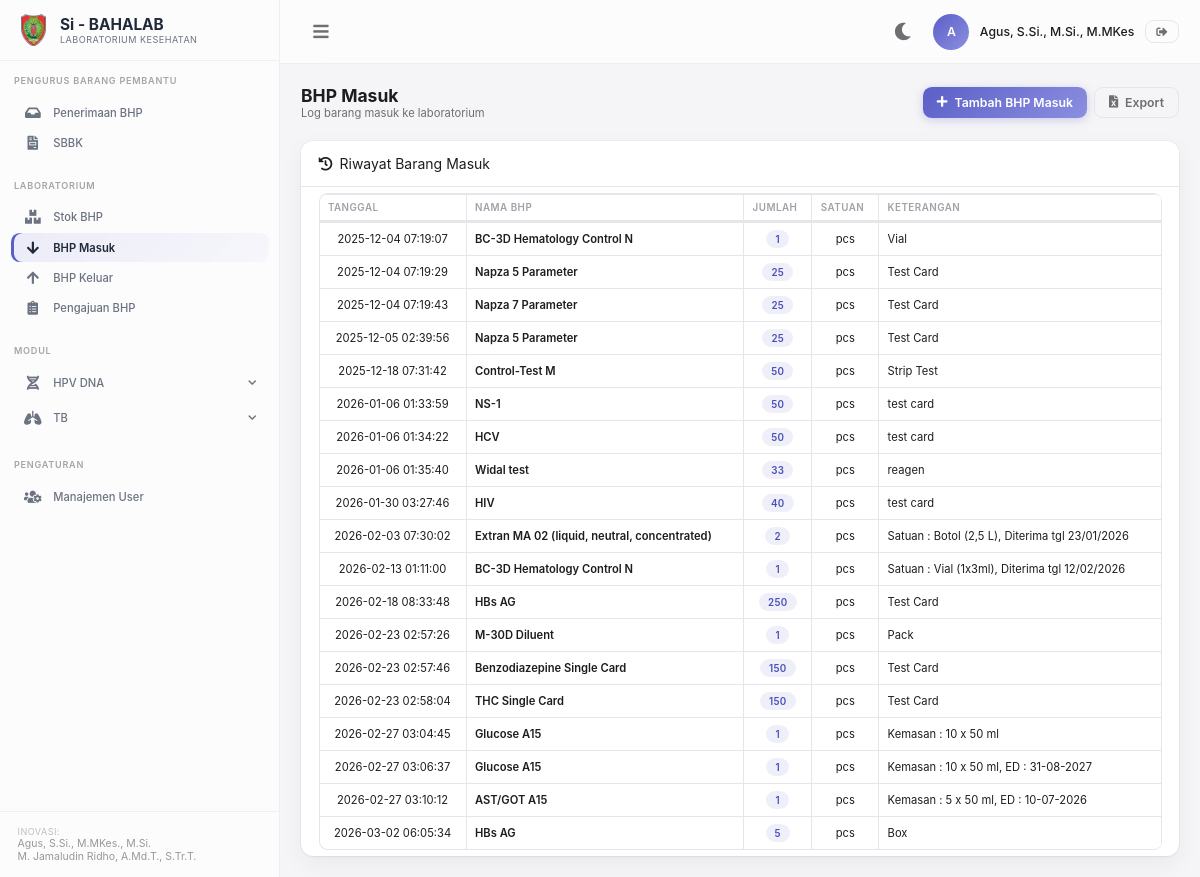
Page /bhp-masuk.php (signed in) on the committed database.
### tables this page shows
CREATE TABLE `sib_bhp_masuk` (
  `id` int NOT NULL AUTO_INCREMENT,
  `id_bhp` int NOT NULL,
  `tanggal` timestamp NOT NULL DEFAULT CURRENT_TIMESTAMP,
  `keterangan` varchar(50) NOT NULL,
  `qty` int NOT NULL,
  PRIMARY KEY (`id`)
);

CREATE TABLE `sib_bhp` (
  `id` int NOT NULL AUTO_INCREMENT,
  `nama_barang` varchar(50) NOT NULL,
  `deskripsi` varchar(50) NOT NULL,
  `stok` int NOT NULL,
  `satuan` varchar(50) DEFAULT 'pcs',
  `lab` varchar(50) NOT NULL,
  PRIMARY KEY (`id`)
);

### bhp-masuk.php (the view, shortened to what this page needs)
<?php
require 'config.php';
?>
<div class="page-header">
    <div>
        <h1>BHP Masuk</h1>
        <p class="page-subtitle">Log barang masuk ke laboratorium</p>
    </div>
    <div class="d-flex gap-2">
        <button type="button" class="btn btn-primary" data-toggle="modal" data-target="#myModal">
            <i class="fas fa-plus"></i> Tambah BHP Masuk
        </button>
        <a href="export-masuk.php" class="btn btn-outline">
            <i class="fas fa-file-excel"></i> Export
        </a>
    </div>
</div>
<div class="data-table-wrapper">
    <div class="table-header">
        <span><i class="fas fa-history mr-2"></i>Riwayat Barang Masuk</span>
    </div>
    <div class="table-body">
        <div class="table-responsive">
            <table class="table table-bordered" id="dataTable" width="100%" cellspacing="0">
                <thead>
                    <tr>
                        <th class="text-center">Tanggal</th>
                        <th>Nama BHP</th>
                        <th class="text-center">Jumlah</th>
                        <th class="text-center">Satuan</th>
                        <th>Keterangan</th>
                    </tr>
                </thead>
                <tbody>
                    <?php
                    $ambilsemuadatastock = mysqli_query($conn, "SELECT m.tanggal, s.nama_barang, s.satuan, m.qty, m.keterangan FROM sib_bhp_masuk m JOIN sib_bhp s ON s.id = m.id_bhp");
                    while ($data = mysqli_fetch_array($ambilsemuadatastock)) {
                    ?>
                    <tr>
                        <td class="text-center"><?= htmlspecialchars($data['tanggal']); ?></td>
                        <td class="fw-600"><?= htmlspecialchars($data['nama_barang']); ?></td>
                        <td class="text-center"><span class="badge badge-primary"><?= $data['qty']; ?></span></td>
                        <td class="text-center"><?= htmlspecialchars($data['satuan']); ?></td>
                        <td><?= htmlspecialchars($data['keterangan']); ?></td>
                    </tr>
                    <?php } ?>
                </tbody>
            </table>
        </div>
    </div>
</div>
<?php
require 'layout.php';
?>

### css/trendy.css (style rules this page uses)
:root { --primary: #5B5FC7; --primary-dark: #4A4FB8; --primary-light: #8B8FE0; --primary-gradient: linear-gradient(135deg, #5B5FC7 0%, #8B8FE0 100%); --sidebar-bg: rgba(255,255,255,0.65); --sidebar-blur: 24px; --sidebar-border: rgba(0,0,0,0.05); --sidebar-hover: rgba(91, 95, 199, 0.08); --sidebar-active: linear-gradient(135deg, rgba(91, 95, 199, 0.1) 0%, rgba(139, 143, 224, 0.05) 100%); --sidebar-text: #6B7280; --sidebar-text-active: #1F2937; --sidebar-brand-border: rgba(0,0,0,0.05); --sidebar-section: rgba(0,0,0,0.35); --sidebar-footer-border: rgba(0,0,0,0.05); --sidebar-footer-text: rgba(0,0,0,0.4); --header-bg: rgba(255,255,255,0.72); --header-blur: 20px; --header-border: rgba(0,0,0,0.06); --body-bg: #f5f5f7; --card-bg: #fff; --card-shadow: 0 0 0 1px rgba(0,0,0,0.03), 0 1px 2px rgba(0,0,0,0.04), 0 8px 24px rgba(0,0,0,0.05); --card-hover-shadow: 0 0 0 1px rgba(0,0,0,0.04), 0 4px 12px rgba(0,0,0,0.06), 0 16px 40px rgba(0,0,0,0.1); --text-primary: #1D1D1F; --text-secondary: #6E6E73; --text-muted: #A1A1A6; --border-color: #E5E5EA; --input-bg: #fff; --table-stripe: #FAFAFA; --success: #34C759; --warning: #FF9500; --danger: #FF3B30; --info: #0A84FF; --sidebar-width: 280px; --header-height: 64px; --radius: 0.875rem; --radius-sm: 0.625rem; --radius-lg: 1.25rem; --font: -apple-system, BlinkMacSystemFont, 'SF Pro Display', 'Segoe UI', Roboto, 'Helvetica Neue', Arial, sans-serif; }
*, *::before, *::after { box-sizing: border-box; margin: 0; padding: 0; }
html { font-size: 14px; scroll-behavior: smooth; }
body { font-family: var(--font); background: var(--body-bg); color: var(--text-primary); min-height: 100vh; overflow-x: hidden; transition: background 0.3s ease, color 0.3s ease; }
a { text-decoration: none; color: var(--primary); transition: color 0.2s ease; }
.page-header { display: flex; align-items: center; justify-content: space-between; flex-wrap: wrap; gap: 1rem; margin-bottom: 1.5rem; }
.page-header h1 { font-size: 1.25rem; font-weight: 700; color: var(--text-primary); margin: 0; }
.page-header .page-subtitle { font-size: 0.8rem; color: var(--text-secondary); margin: 0; }
.btn { display: inline-flex; align-items: center; justify-content: center; gap: 0.5rem; padding: 0.5rem 1rem; font-size: 0.875rem; font-weight: 600; border-radius: var(--radius-sm); border: none; cursor: pointer; transition: all 0.2s ease; font-family: var(--font); text-decoration: none; white-space: nowrap; }
.btn-primary { background: var(--primary-gradient); color: #fff; box-shadow: 0 2px 10px rgba(91,95,199,0.28); }
.btn-outline { background: transparent; border: 1.5px solid var(--border-color); color: var(--text-secondary); }
.table-responsive { overflow-x: auto; -webkit-overflow-scrolling: touch; }
.data-table-wrapper .table-responsive { padding: 0 1.25rem; }
.table { width: 100%; border-collapse: collapse; font-size: 0.8rem; }
.table thead th { padding: 0.5rem 0.6rem; font-size: 0.7rem; font-weight: 600; text-transform: uppercase; letter-spacing: 0.05em; color: var(--text-muted); border-bottom: 2px solid var(--border-color); text-align: left; white-space: nowrap; }
.table tbody td { padding: 0.5rem 0.6rem; border-bottom: 1px solid var(--border-color); vertical-align: middle; }
.table tbody tr:last-child td { border-bottom: none; }
.table-bordered { border: 1px solid var(--border-color); border-radius: var(--radius-sm); overflow: hidden; }
.table-bordered th, .table-bordered td { border: 1px solid var(--border-color); }
.badge { display: inline-flex; align-items: center; gap: 0.35rem; padding: 0.25rem 0.65rem; font-size: 0.7rem; font-weight: 600; border-radius: 999px; text-transform: uppercase; letter-spacing: 0.03em; }
.badge-primary { background: rgba(91,95,199,0.1); color: var(--primary-dark); }
.data-table-wrapper { background: var(--card-bg); border-radius: var(--radius); box-shadow: var(--card-shadow); overflow: hidden; transition: background 0.3s ease; }
.data-table-wrapper .table-header { padding: 1rem 1.25rem; border-bottom: 1px solid var(--border-color); display: flex; align-items: center; justify-content: space-between; flex-wrap: wrap; gap: 0.75rem; }
.data-table-wrapper .table-body { padding: 0; }
.d-flex { display: flex; }
.gap-2 { gap: 0.5rem; }
.text-center { text-align: center; }
.fw-600 { font-weight: 600; }
.mr-2 { margin-right: 0.5rem; }
body, .btn, .form-control, .table, .badge, .modal-header, .modal-body, .dataTables_wrapper, .dataTables_wrapper * { font-family: var(--font) !important; }

### rows in the picture
sib_bhp_masuk: tanggal "2025-12-04 07:19:07", sib_bhp.nama_barang "BC-3D Hematology Control N", qty "1", sib_bhp.satuan "pcs", keterangan "Vial"
sib_bhp_masuk: tanggal "2025-12-04 07:19:29", sib_bhp.nama_barang "Napza 5 Parameter", qty "25", sib_bhp.satuan "pcs", keterangan "Test Card"
sib_bhp_masuk: tanggal "2025-12-04 07:19:43", sib_bhp.nama_barang "Napza 7 Parameter", qty "25", sib_bhp.satuan "pcs", keterangan "Test Card"
sib_bhp_masuk: tanggal "2025-12-05 02:39:56", sib_bhp.nama_barang "Napza 5 Parameter", qty "25", sib_bhp.satuan "pcs", keterangan "Test Card"
sib_bhp_masuk: tanggal "2025-12-18 07:31:42", sib_bhp.nama_barang "Control-Test M", qty "50", sib_bhp.satuan "pcs", keterangan "Strip Test"
sib_bhp_masuk: tanggal "2026-01-06 01:33:59", sib_bhp.nama_barang "NS-1", qty "50", sib_bhp.satuan "pcs", keterangan "test card"
sib_bhp_masuk: tanggal "2026-01-06 01:34:22", sib_bhp.nama_barang "HCV", qty "50", sib_bhp.satuan "pcs", keterangan "test card"
sib_bhp_masuk: tanggal "2026-01-06 01:35:40", sib_bhp.nama_barang "Widal test", qty "33", sib_bhp.satuan "pcs", keterangan "reagen"
sib_bhp_masuk: tanggal "2026-01-30 03:27:46", sib_bhp.nama_barang "HIV", qty "40", sib_bhp.satuan "pcs", keterangan "test card"
sib_bhp_masuk: tanggal "2026-02-03 07:30:02", sib_bhp.nama_barang "Extran MA 02 (liquid, neutral, concentrated)", qty "2", sib_bhp.satuan "pcs", keterangan "Satuan : Botol (2,5 L), Diterima tgl 23/01/2026"
sib_bhp_masuk: tanggal "2026-02-13 01:11:00", sib_bhp.nama_barang "BC-3D Hematology Control N", qty "1", sib_bhp.satuan "pcs", keterangan "Satuan : Vial (1x3ml), Diterima tgl 12/02/2026"
sib_bhp_masuk: tanggal "2026-02-18 08:33:48", sib_bhp.nama_barang "HBs AG", qty "250", sib_bhp.satuan "pcs", keterangan "Test Card"
sib_bhp_masuk: tanggal "2026-02-23 02:57:26", sib_bhp.nama_barang "M-30D Diluent", qty "1", sib_bhp.satuan "pcs", keterangan "Pack"
sib_bhp_masuk: tanggal "2026-02-23 02:57:46", sib_bhp.nama_barang "Benzodiazepine Single Card", qty "150", sib_bhp.satuan "pcs", keterangan "Test Card"
sib_bhp_masuk: tanggal "2026-02-23 02:58:04", sib_bhp.nama_barang "THC Single Card", qty "150", sib_bhp.satuan "pcs", keterangan "Test Card"
sib_bhp_masuk: tanggal "2026-02-27 03:04:45", sib_bhp.nama_barang "Glucose A15", qty "1", sib_bhp.satuan "pcs", keterangan "Kemasan : 10 x 50 ml"
sib_bhp_masuk: tanggal "2026-02-27 03:06:37", sib_bhp.nama_barang "Glucose A15", qty "1", sib_bhp.satuan "pcs", keterangan "Kemasan : 10 x 50 ml, ED : 31-08-2027"
sib_bhp_masuk: tanggal "2026-02-27 03:10:12", sib_bhp.nama_barang "AST/GOT A15", qty "1", sib_bhp.satuan "pcs", keterangan "Kemasan : 5 x 50 ml, ED : 10-07-2026"
sib_bhp_masuk: tanggal "2026-03-02 06:05:34", sib_bhp.nama_barang "HBs AG", qty "5", sib_bhp.satuan "pcs", keterangan "Box"

### other values in the picture
substr($_SESSION['nama'] ?? 'U', 0, 1) "A"
$_SESSION['nama'] "Agus, S.Si., M.Si., M.MKes"
